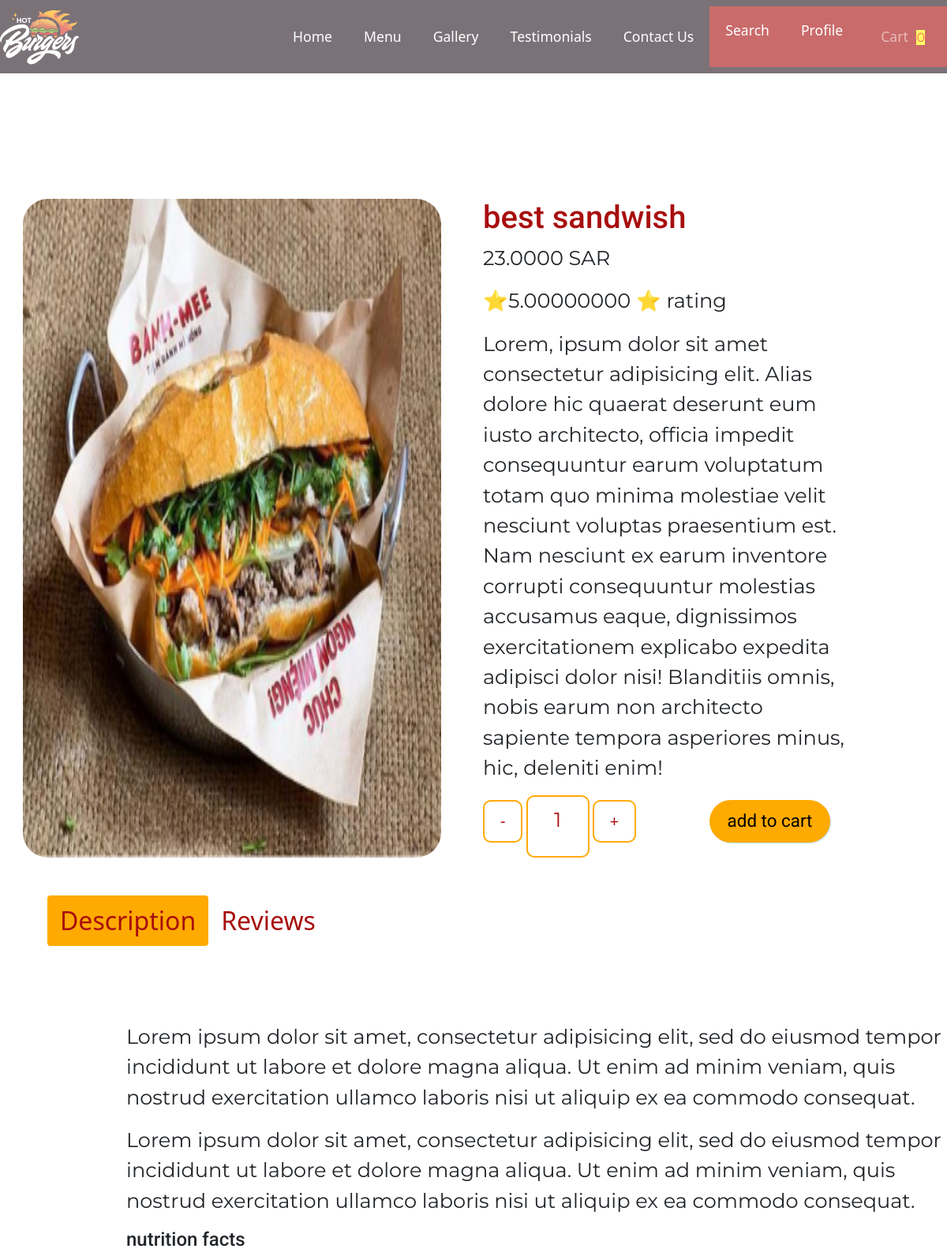
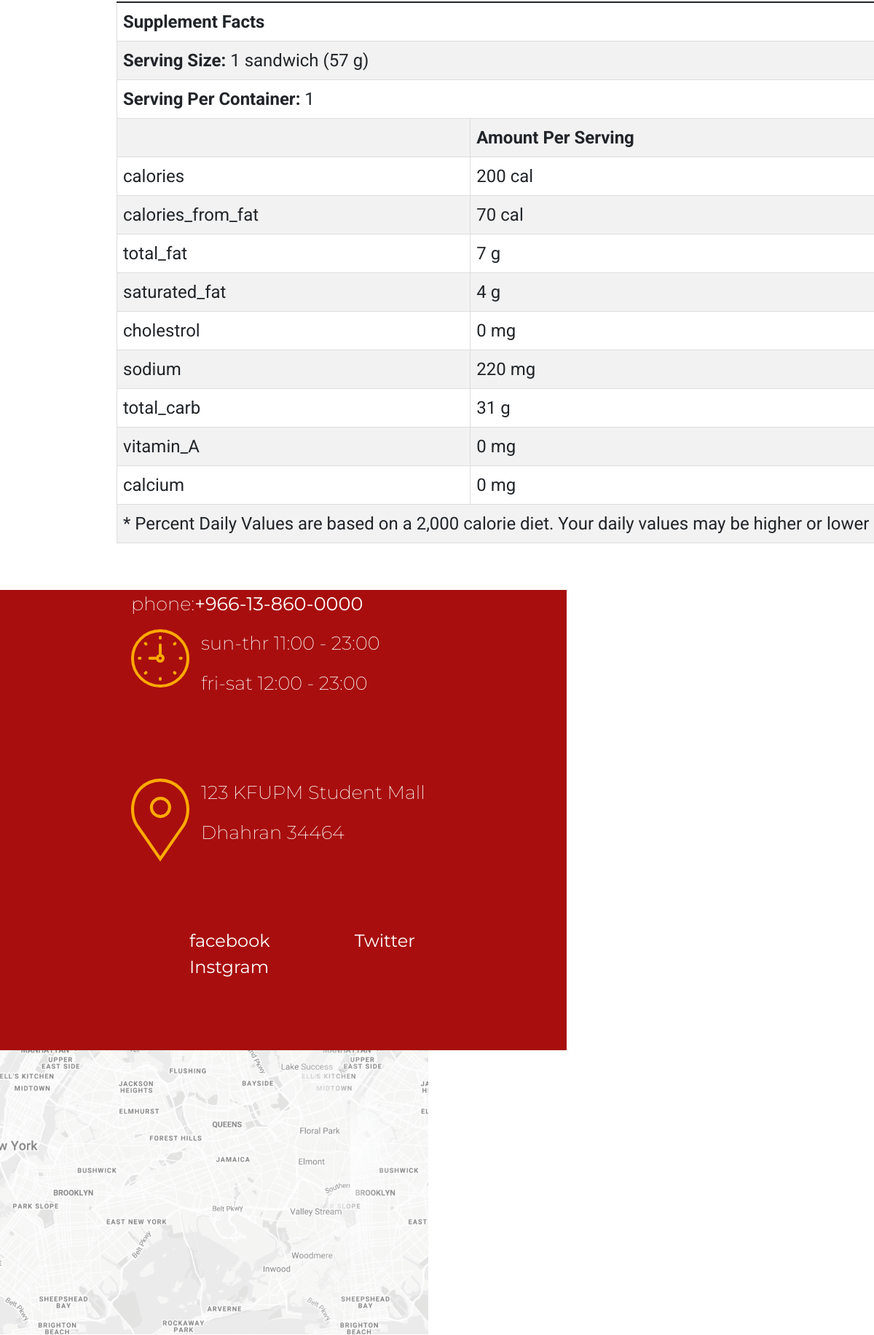
Screenshot of /detail.php?id=1 (upper part) with the database file from the repository (2 pictures, top to bottom).
### tables this page shows
CREATE TABLE `meal` (
  `id` int(11) NOT NULL,
  `title` varchar(50) NOT NULL,
  `price` decimal(10,4) UNSIGNED NOT NULL,
  `image` varchar(500) NOT NULL,
  `description` varchar(700) NOT NULL
);

### php/meal_db.php (called while the page is built, shortened)
<?php
	class meal_db
	{
		private $connection;
		function __construct($connection)
        {
            $this->connection = $connection;
        }
        function getMealById($id){
        $fetch = $this->connection->prepare("SELECT * from meal WHERE id = '".$id."'  ");
        $fetch->execute();
        $row = $fetch->fetch(PDO::FETCH_ASSOC);
        $reviewQr = $this->connection->prepare("SELECT AVG(rating/20) AS rating from reviews WHERE meal_id = '".$id."'  ");
        $reviewQr->execute();
        $reviewRow = $reviewQr->fetch(PDO::FETCH_ASSOC);
        if (!empty($reviewRow)) {
        $rating = $reviewRow['rating'];
        } else {
        $rating = "-";
        }
        include 'meals.php';
        foreach ($meals as $key => $value) {
        if ($value["id"]==$id) {
        $result = array("title" => $row['title'],"price" => $row['price'],"rating" => $rating,"description" => $row['description'],"image" => $row['image'],"id" => $row['id'],"nutrition"=> $value['nutrition']);
        }
        }
        return $result;
        }
	}
?>

### detail.php (the view, shortened to what this page needs)
<!DOCTYPE html>
<html lang="en">
<?php
include "php/config.php";
include 'php/meal_db.php';
$db = new meal_db($connection);
include 'include/inc.header.php';
$id = $_GET['id'];
$data = $db->getMealById($id);
?>
<div class="best-sandwich row">
        <div class=" img-div col-lg-6 col-md-12 col-sm-12">
        <img src="projectImages\<?php echo $data['image'];  ?>" class="details-pic1 img-fluid">
    </div>
        <div class=" best-s col-lg-6 col-md-12">
        <h1 class="best-sandwich-h1"><?php echo $data['title'];  ?></h1>
        <p><?php echo $data['price'];  ?>  SAR</p>
        <p>&#11088;<?php echo $data['rating'];  ?> ⭐ rating</p>
        <p class="best-sandwich-p"><?php echo $data['description'];  ?> </p>
        <br>
        <a ><button id="des-order" onclick="desOrder()" class="best-sandwich-btn">-</button> </a>
        <a ><button class="best-sandwich-btn1"><p id="counter-cart">1</p></button> </a>
        <a ><button id="inc-order" onclick="incOrder()" class="best-sandwich-btn">+</button> </a>
        <a><button class="best-sandwich-add-cart" id="<?php echo $data['id'] ?>" onclick="card(this.id)" onclick="addToCartDetails()">add to cart</button></a>
    </div>
      </div>
            <ul class="tabs-button nav nav-pills mb-3" id="pills-tab" role="tablist">
              <li class="nav-item" role="presentation">
                <button class="nav-link active" id="pills-home-tab" data-bs-toggle="pill" data-bs-target="#pills-home" type="button" role="tab" aria-controls="pills-home" aria-selected="true">Description</button>
              </li>
              <li class="nav-item" role="presentation">
                <button class="nav-link" id="<?php echo $data['id'];  ?>" data-bs-toggle="pill" data-bs-target=".reviews" type="button" role="tab" aria-controls="pills-profile" aria-selected="false" onclick="showReviews(this.id)">Reviews</button>
              </li>
            </ul>
            <div class="tab-content" id="pills-tabContent">
          <div class="tab-pane fade show active" id="pills-home" role="tabpanel" aria-labelledby="pills-home-tab">
            <div class="description">
              <p class="description-p">Lorem ipsum dolor sit amet, consectetur adipisicing elit, sed do eiusmod tempor incididunt ut labore et dolore magna aliqua. Ut enim ad minim veniam, quis nostrud exercitation ullamco laboris nisi ut aliquip ex ea commodo
                consequat.</p>
              <p class="description-p">Lorem ipsum dolor sit amet, consectetur adipisicing elit, sed do eiusmod tempor incididunt ut labore et dolore magna aliqua. Ut enim ad minim veniam, quis nostrud exercitation ullamco laboris nisi ut aliquip ex ea commodo
                consequat.</p>
            </div>
            <div class="table-responsive">
            <div class="table">
              <h4 class="nutrition">nutrition facts</h4>
              <table class="nutrition-table">
                <tr>
                  <td colspan="3"><strong>Supplement Facts</strong> </td>
                </tr>
                <tr>
                  <td colspan="3"><strong>Serving Size:</strong> <?php echo $data['nutrition']['serving_size'];  ?></td>
                </tr>
                <tr>
                  <td colspan="3"><strong>Serving Per Container:</strong> <?php echo $data['nutrition']['serving_per_container'];  ?></td>
                </tr>
                <tr>
                  <td> </td>
                  <th> Amount Per Serving</th>
                </tr>
                <?php
        foreach ($data['nutrition']['facts'] as $key => $value) {
        ?>
        <TR>
          <Td> <?php echo $value['item']; ?>  </Td>
          <Td> <?php echo $value['amount_per_serving']; ?> <?php echo $value['unit']; ?> </Td>
        </TR>
        <?php
        }
        ?>
                <tr>
                  <td colspan="3">* Percent Daily Values are based on a 2,000 calorie diet. Your daily values may be higher or lower depending on your calorie needs</td>
                </tr>
              </table>
            </div>
            </div>
          </div>
            </div>
      <?php include 'include/inc.footer.php'; ?>

### include/inc.header.php (shortened to what this page needs)
<?php
if (isset($_COOKIE['cart']) && $_COOKIE['cart']!="") {
$cartVal = $_COOKIE['cart'];
$cart = explode(",", $_COOKIE['cart']);
$cartCounter = count($cart);
} else {
$cartCounter = 0;
}
?>
<!DOCTYPE html>
<html lang="en">
<head>
  <link href="https://cdn.jsdelivr.net/npm/bootstrap@5.1.3/dist/css/bootstrap.min.css" rel="stylesheet">
  <link rel="stylesheet" href="style.css">
</head>
<body>
   <div id="Home">
    <div class="container">
      <div class="inside">
    <nav class="navbar navbar-expand-xl navbar-dark fixed-top">
            <img class="logow" src="projectImages/logo-White.svg" alt="">
          <div class="collapse navbar-collapse justify-content-end  " id="navbarTogglerDemo03">
            <ul class="navbar-nav  ml-auto">
                <li class="nav-item"><a href="index.php#Home">Home</a></li>
                <li class="nav-item"><a href="#Menu">Menu</a></li>
                <li class="nav-item"><a href="#Gallery">Gallery</a></li>
                <li class="nav-item"><a href="#Testimonials">Testimonials</a></li>
                <li class="nav-item"><a href="#Contact-Us">Contact Us</a></li>
</ul>
                <ul class="navbar-nav navbar2 ml-auto">
                <li class="nav-item"><a href="Search">Search</a></li>
                <li class="nav-item"><a href="Profile">Profile</a></li>
                <li class="nav-item"><a class="nav-link  cart " data-bs-toggle="modal" data-bs-target="#exampleModal"
                  href="#">Cart <span class="counter-index" id="cco"><?php echo $cartCounter;  ?></span></a></li>
            </ul>
          </div>
      </nav>
      </div>
    </div>
    </div>

### include/inc.footer.php (shortened to what this page needs)
<div class="row">
    <div id="Contact-Us" class="col-md-12 col-lg-6 fluid">
      <ul class="contact-list">
        <li>
          <p>phone:<strong>+966-13-860-0000</strong></p>
        </li>
        <img class="contact-img" src="projectImages\clock.svg">
        <li>
          <p>sun-thr 11:00 - 23:00</p>
        </li>
        <li>
          <p>fri-sat 12:00 - 23:00</p>
        </li>
      </ul>
      <ul class="contact-list">
        <img class="contact-img" src="projectImages\placeholder.svg">
        <li>
          <p>123 KFUPM Student Mall</p>
        </li>
        <li>
          <p>Dhahran 34464</p>
        </li>
      </ul>
      <a class="contact-links" href="#">facebook</a>
      <a class="contact-links" href="#">Twitter</a>
      <a class="contact-links" href="#">Instgram</a>
    </div>
    <img class="img-map col-md-12 col-lg-6" src="projectImages\map.png">
  </div>
  </body>
</html>

### style.css (style rules this page uses)
.container { margin: auto 0; width: 100%; max-width: 1400px; }
.inside { height: 18vh; width: 100%; }
.navbar { background-color: #281923; opacity: 61%; position: fixed; text-size-adjust: 50px; z-index: 200; }
.navbar ul li { padding: 17px 20px 17px 20px; }
.navbar a { font-size: 1.1rem; color: white; text-decoration: none; }
.logow { height: 70px; width: 100px; z-index: 200; }
.navbar2 { background-color: #A80E0E; }
.counter-index { position: relative; display: inline; background-color: yellow !important; height: 1rem; color: red !important; font-size: 1rem; margin-left: 6px; }
#Contact-Us { margin-top: 3rem; background-color: #A80E0E; display: block; width: 49.4rem; height: 39.5rem; padding-left: 10rem; }
.contact-list { list-style: none; margin-bottom: 7rem; color: white; font-weight: 200; width: 100%; }
.contact-img { float: left; width: 6rem; padding-right: 1rem; }
.contact-links { padding-left: 7rem; font-size: 1.5rem; text-decoration: none; color: white; text-align: center; font-family: 'Montserrat', sans-serif; }
.details-pic1 { margin-left: 5%; height: 100%; width: 90%; border-radius: 2rem; }
.best-sandwich { padding-top: 6.73925rem; }
.best-sandwich-p { display: inline-block; width: 80%; }
.best-sandwich-btn { -webkit-border-radius: 10; -moz-border-radius: 10; border-radius: 10px; color: #A80E0E; font-size: 20px; background: #ffffff; padding: 10px 20px 10px 20px; border: solid #FFAA00 2px; text-decoration: none; }
.best-sandwich-btn1 { -webkit-border-radius: 10; -moz-border-radius: 10; border-radius: 10px; color: #A80E0E; font-size: 1rem; background: #ffffff; padding: 10px 20px 10px 20px; border: solid #FFAA00 2px; text-decoration: none; width: 5rem; }
.best-sandwich-add-cart { position: relative; font-family: arial; left: 15%; color: black !important; font-size: 1.4rem; box-shadow: 1px 1px 1px #BEE2F9; padding: 10px 23px; border-radius: 34px; border: 0px solid #3866A3; background: #FFAA00; font-family: 'Roboto', sans-serif; }
.description { margin-top: 6rem; margin-left: 10rem; }
.description-p { display: inline-block; width: 100%; }
.table { margin-left: 10rem; }
.nutrition { font-family: 'Roboto', sans-serif; font-size: 1.5rem; }
.nutrition-table { width: 90rem; border-collapse: collapse; font-family: 'Roboto', sans-serif; font-size: 1.5rem; }
.nutrition-table td, .nutrition-table th { border: 1px solid #DDD; padding: 0.5rem; text-align: left; }
.nutrition-table tr:nth-child(even) { background-color: #f2f2f2; }
.tabs-button { margin-top: 4%; margin-left: 5%; }
.nav-pills .nav-link.active, .nav-pills .show > .nav-link { color:#A80E0E; background-color: #FFAA00; }
.cart { color: white; }
.nav-link { font-size: 200%; color: #A80E0E; }
h1 { font-family: 'Roboto', sans-serif; color: #A80E0E; }
p { font-family: 'Montserrat', sans-serif; font-size: 1.6rem; }
span { font-family: 'Montserrat', sans-serif; font-size: 1.6rem; }
a { text-decoration: none; }

### rows the page displays
meal: image (picture), title "best sandwish", price "23.0000", description "Lorem, ipsum dolor sit amet consectetur adipisicing elit. Alias dolore hic quaerat deserunt eum iusto architecto, officia impedit consequuntur earum voluptatum totam quo minima molestiae velit nesciunt voluptas praesentium est. Nam nesciunt ex earum inventore corrupti consequuntur molestias accusamus eaque, dignissimos exercitationem explicabo expedita adipisci dolor nisi! Blanditiis omnis, nobis earum non architecto sapiente tempora asperiores minus, hic, deleniti enim!"

### other values shown
$cartCounter "0"
$data['rating'] "5.00000000"
$data['nutrition']['serving_size'] "1 sandwich (57 g)"
$data['nutrition']['serving_per_container'] "1"
$value['item'] "calories"
$value['amount_per_serving'] "200"
$value['unit'] "cal"
$value['item'] "calories_from_fat"
$value['amount_per_serving'] "70"
$value['item'] "total_fat"
$value['amount_per_serving'] "7"
$value['unit'] "g"
$value['item'] "saturated_fat"
$value['amount_per_serving'] "4"
$value['item'] "cholestrol"
